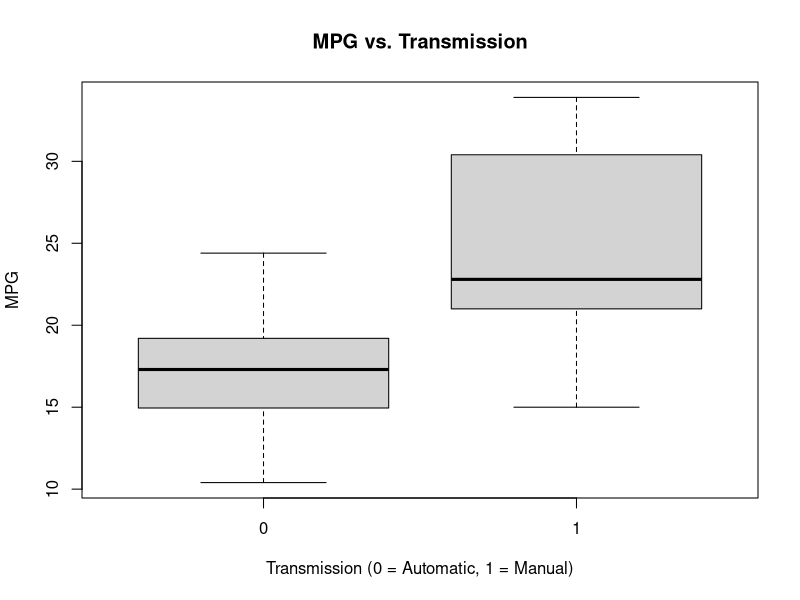
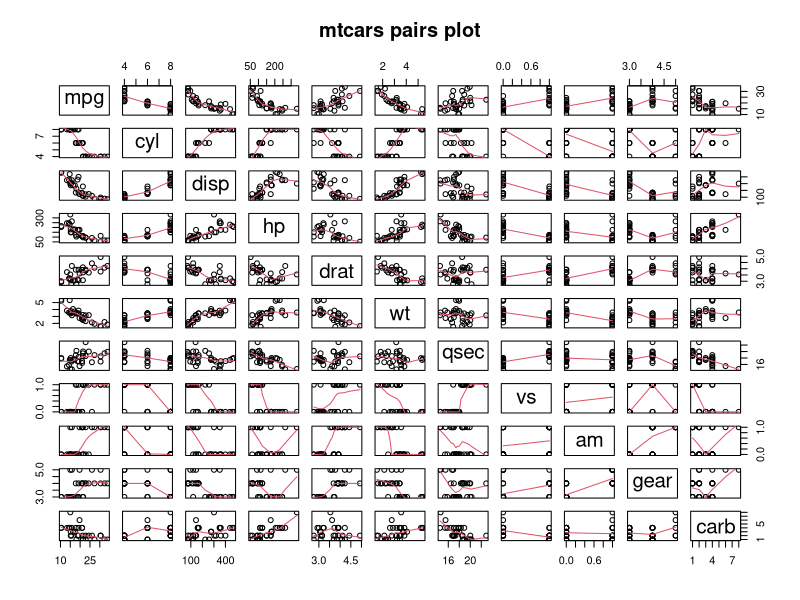
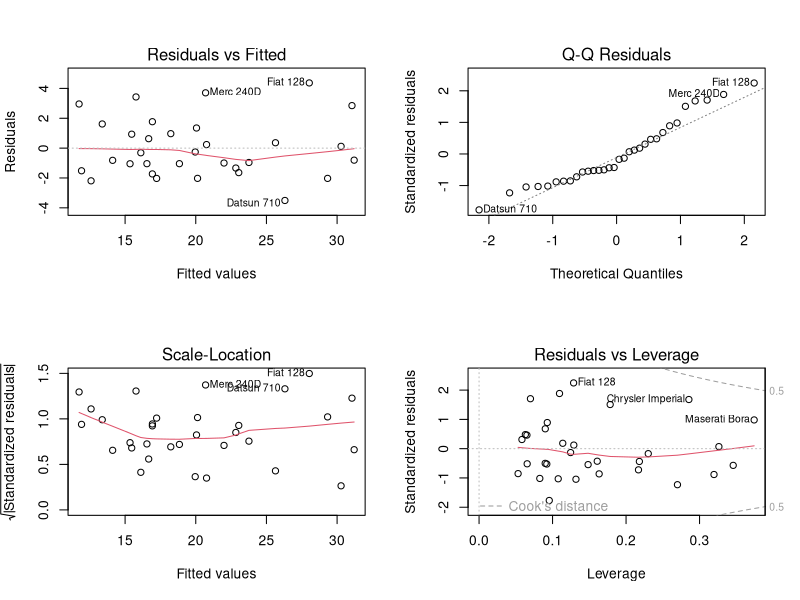

These charts were generated, in order, by the following R code:
## ---- chunk 1
fitfin<-lm(mpg ~ am + wt + qsec + am*wt, data=mtcars)
summary(fitfin)
## ---- chunk 2
leverage <- round(hatvalues(fitfin), 3)
leverage[which(leverage > 0.5)]
## ---- chunk 3
inf <- dfbetas(fitfin)
inf[which(inf > 1)]
## ---- chunk 4
boxplot(mpg ~ am, data= mtcars, xlab="Transmission (0 = Automatic, 1 = Manual)", ylab="MPG", main="MPG vs. Transmission")
## ---- chunk 5
pairs(mtcars, panel=panel.smooth, main="mtcars pairs plot")
## ---- chunk 6
t.test(mpg ~ am, data=mtcars)
## ---- chunk 7
fit1<-lm(mpg ~ am, data=mtcars)
summary(fit1)
fitall<- lm(mpg ~ ., data=mtcars)
summary(fitall)
fitsixvars<-lm(mpg ~ am + cyl + disp + hp + qsec + wt, data=mtcars)
summary(fitsixvars)
## ---- chunk 8
par(mfrow = c(2, 2))
plot(fitfin)
